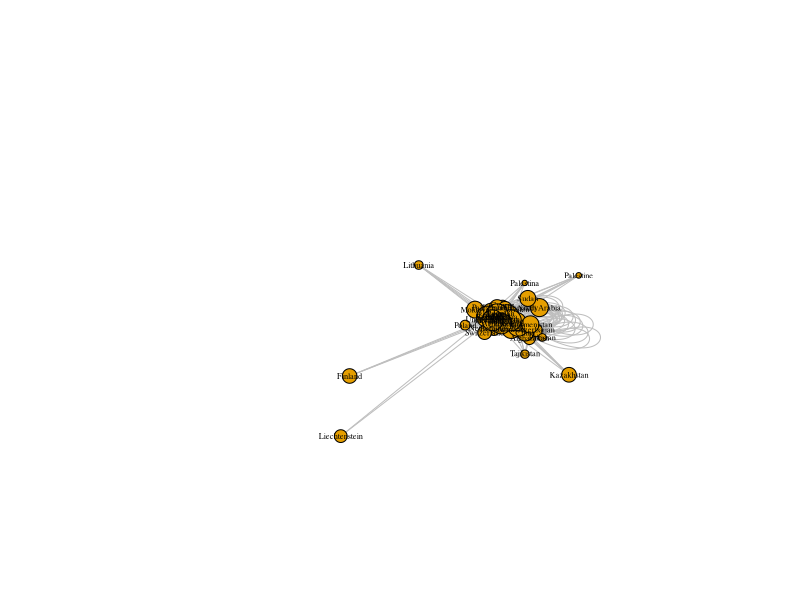

This figure's R source:
library(ggplot2)
library(dplyr)
all_links <- read.csv("data/all-links.csv", sep=";")

# Eliminate all links that start by "Unknown"
#
all_links <- all_links %>%
  filter(!grepl("^Unknown", hoard) & !grepl("^Unknown", mint))

library(igraph)

all_links$num_coins <- as.numeric(all_links$num_coins)
all_links <- all_links %>%
  group_by(hoard, mint) %>%
  summarise(weight = sum(num_coins, na.rm=TRUE)) %>%
  ungroup()

all_links <- all_links %>% filter(weight > 0)

all_links_network <- graph_from_data_frame(all_links, directed=FALSE)

V(all_links_network)$betweenness <- betweenness(all_links_network, directed=FALSE)

# avoid that all central nodes cluster together
plot(all_links_network,
     vertex.size=log(V(all_links_network)$betweenness) * 2,
     layout=layout.fruchterman.reingold(all_links_network, niter=10000),
     vertex.label.cex=0.5, vertex.label.color="black",
     edge.color="gray")
